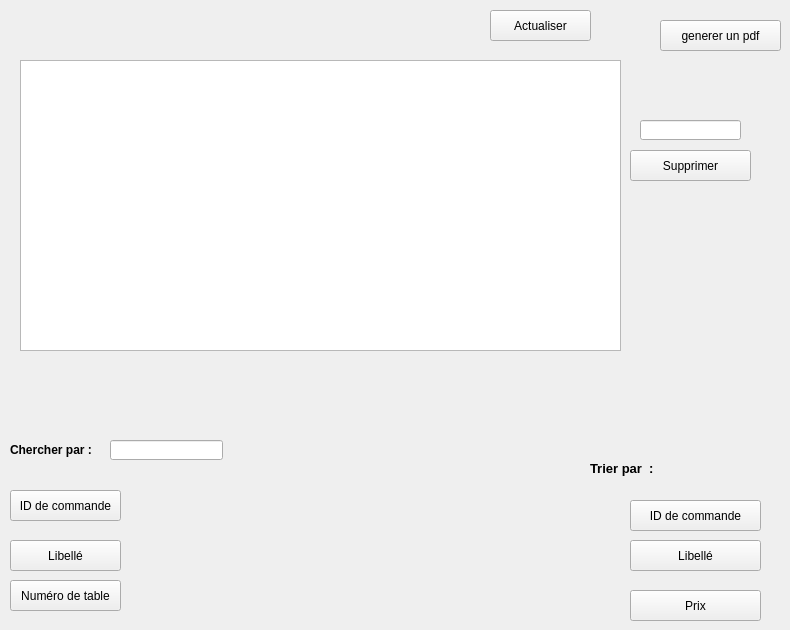
        <widget class="QWidget" name="tab_27">
         <attribute name="title">
          <string>Consulter</string>
         </attribute>
         <widget class="QTableView" name="tableView_8">
          <property name="geometry">
           <rect>
            <x>20</x>
            <y>60</y>
            <width>601</width>
            <height>291</height>
           </rect>
          </property>
         </widget>
         <widget class="QLineEdit" name="lineEdit_40">
          <property name="geometry">
           <rect>
            <x>640</x>
            <y>120</y>
            <width>101</width>
            <height>20</height>
           </rect>
          </property>
         </widget>
         <widget class="QPushButton" name="pushButton_39">
          <property name="geometry">
           <rect>
            <x>630</x>
            <y>150</y>
            <width>121</width>
            <height>31</height>
           </rect>
          </property>
          <property name="text">
           <string>Supprimer</string>
          </property>
         </widget>
         <widget class="QPushButton" name="recher">
          <property name="geometry">
           <rect>
            <x>10</x>
            <y>490</y>
            <width>111</width>
            <height>31</height>
           </rect>
          </property>
          <property name="text">
           <string>ID de commande</string>
          </property>
         </widget>
         <widget class="QLineEdit" name="lineEdit_31">
          <property name="geometry">
           <rect>
            <x>110</x>
            <y>440</y>
            <width>113</width>
            <height>20</height>
           </rect>
          </property>
         </widget>
         <widget class="QLabel" name="label_72">
          <property name="geometry">
           <rect>
            <x>590</x>
            <y>460</y>
            <width>81</width>
            <height>16</height>
           </rect>
          </property>
          <property name="font">
           <font>
            <pointsize>10</pointsize>
            <weight>75</weight>
            <bold>true</bold>
           </font>
          </property>
          <property name="text">
           <string>Trier par  :</string>
          </property>
         </widget>
         <widget class="QPushButton" name="idDeCommande">
          <property name="geometry">
           <rect>
            <x>630</x>
            <y>500</y>
            <width>131</width>
            <height>31</height>
           </rect>
          </property>
          <property name="text">
           <string>ID de commande</string>
          </property>
         </widget>
         <widget class="QPushButton" name="libelle">
          <property name="geometry">
           <rect>
            <x>630</x>
            <y>540</y>
            <width>131</width>
            <height>31</height>
           </rect>
          </property>
          <property name="text">
           <string>Libellé</string>
          </property>
         </widget>
         <widget class="QLabel" name="label_82">
          <property name="geometry">
           <rect>
            <x>10</x>
            <y>440</y>
            <width>101</width>
            <height>20</height>
           </rect>
          </property>
          <property name="font">
           <font>
            <weight>75</weight>
            <bold>true</bold>
           </font>
          </property>
          <property name="text">
           <string>Chercher par :</string>
          </property>
         </widget>
         <widget class="QPushButton" name="recher_2">
          <property name="geometry">
           <rect>
            <x>10</x>
            <y>540</y>
            <width>111</width>
            <height>31</height>
           </rect>
          </property>
          <property name="text">
           <string>Libellé</string>
          </property>
         </widget>
         <widget class="QPushButton" name="pushButton_43">
          <property name="geometry">
           <rect>
            <x>490</x>
            <y>10</y>
            <width>101</width>
            <height>31</height>
           </rect>
          </property>
          <property name="text">
           <string>Actualiser</string>
          </property>
         </widget>
         <widget class="QPushButton" name="pushButton_prix">
          <property name="geometry">
           <rect>
            <x>630</x>
            <y>590</y>
            <width>131</width>
            <height>31</height>
           </rect>
          </property>
          <property name="text">
           <string>Prix</string>
          </property>
         </widget>
         <widget class="QPushButton" name="pushButton_ntab">
          <property name="geometry">
           <rect>
            <x>10</x>
            <y>580</y>
            <width>111</width>
            <height>31</height>
           </rect>
          </property>
          <property name="text">
           <string>Numéro de table</string>
          </property>
         </widget>
         <widget class="QPushButton" name="pushButton_pdf">
          <property name="geometry">
           <rect>
            <x>660</x>
            <y>20</y>
            <width>121</width>
            <height>31</height>
           </rect>
          </property>
          <property name="text">
           <string>generer un pdf</string>
          </property>
         </widget>
        </widget>
